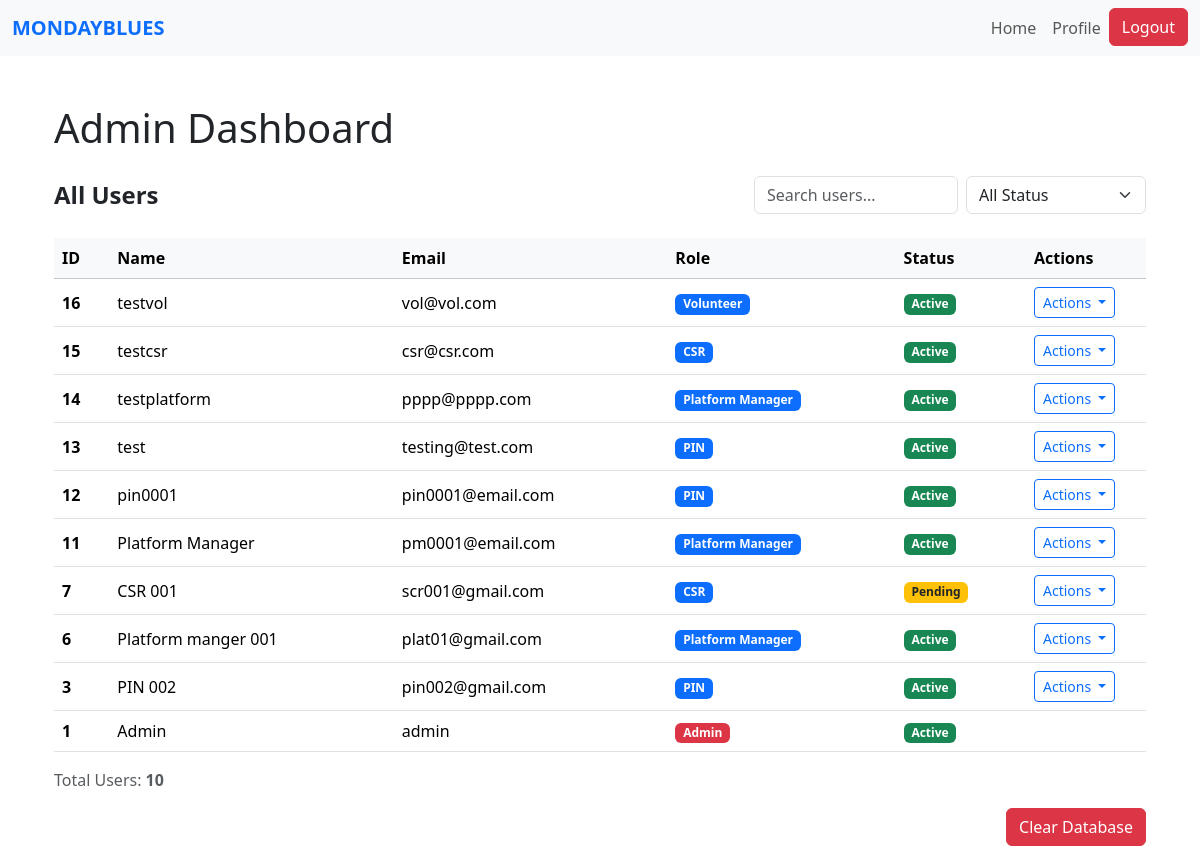
The page /admin (signed in) on the database as committed earlier.
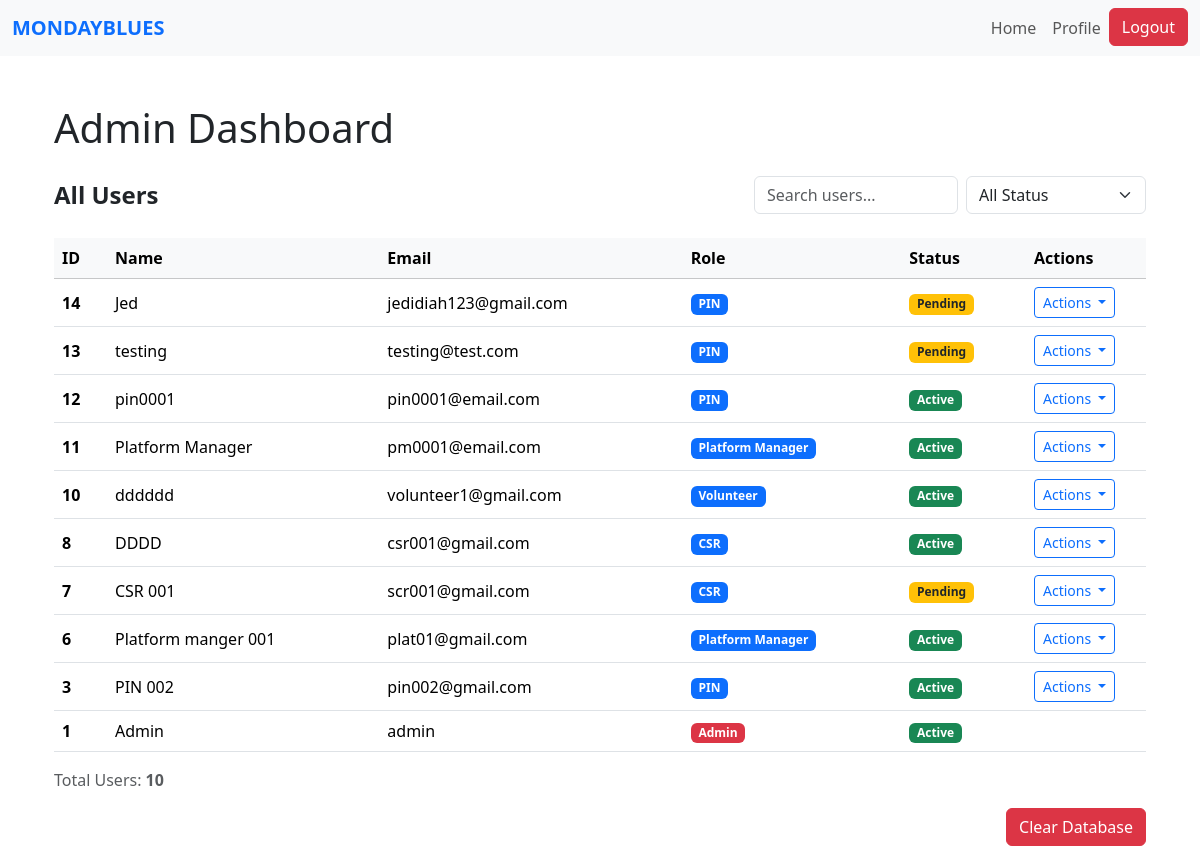
The same page on the database as committed later.
### website/models.py (models this page shows)
class User(db.Model, UserMixin):
    id = db.Column(db.Integer, primary_key=True)
    name = db.Column(db.String(150))
    email = db.Column(db.String(150), unique=True)
    password = db.Column(db.String(150))
    date_created = db.Column(db.DateTime(timezone=True), default=func.now())
    role = db.Column(db.String(50), default='PIN')
    status = db.Column(db.String(20), default='Pending')  # Pending, Approved, Suspended
    """    total_rating = db.Column(db.Float, default=0)
    num_ratings = db.Column(db.Integer, default=0)

    def update_rating(self, new_rating: float):
        #Update overall CSR rating with a new rating value.
        if self.num_ratings == 0:
            self.total_rating = new_rating
        else:
            self.total_rating = ((self.total_rating * self.num_ratings) + new_rating) / (self.num_ratings + 1)
        self.num_ratings += 1"""

### website/admin.py (the view)
@admin.route('/admin')
@login_required
def dashboard():
    users = User.query.order_by(User.date_created.desc()).all()
    return render_template("admin_dashboard.html", users=users)

### website/templates/admin_dashboard.html (shortened to what this page needs)
{% extends "base.html" %}
{% block content %}
<div class="container mt-5">
    <h1 class="mb-4">Admin Dashboard</h1>
    <div class="user-management">
        <div class="d-flex justify-content-between align-items-center mb-4 flex-wrap gap-3">
            <h4 class="fw-bold mb-0">All Users</h4>
            <div class="d-flex flex align-items-center gap-2">
                <input type="text"
                       class="form-control"
                       placeholder="Search users..."
                       id="searchInput"
                       style="max-width: 250px;">
                <select class="form-select" id="statusFilter" style="max-width: 180px;">
                    <option value="">All Status</option>
                </select>
            </div>
        </div>
        <div class="table-container position-relative">
            <table class="table align-middle table-hover">
                <thead class="table-light sticky-top">
                    <tr>
                        <th>ID</th>
                        <th>Name</th>
                        <th>Email</th>
                        <th>Role</th>
                        <th>Status</th>
                        <th style="width: 120px;">Actions</th>
                    </tr>
                </thead>
                <tbody>
                    {% if users and users|length > 0 %}
                        {% for user in users %}
                        <tr>
                            <td><strong>{{ user.id }}</strong></td>
                            <td>{{ user.name }}</td>
                            <td>{{ user.email }}</td>
                            <td>
                                {% if user.role == 'Admin' %}
                                    <span class="badge bg-danger">{{ user.role }}</span>
                                {% else %}
                                    <span class="badge bg-primary">{{ user.role }}</span>
                                {% endif %}
                            </td>
                            <td>
                                {% if user.status == 'Active' %}
                                    <span class="badge bg-success">Active</span>
                                {% elif user.status == 'Pending' %}
                                    <span class="badge bg-warning text-dark">Pending</span>
                                {% elif user.status == 'Suspended' %}
                                    <span class="badge bg-danger">Suspended</span>
                                {% endif %}
                            </td>
                            <td>
                                {% if user.role != "Admin" %}
                                <div class="dropdown position-static">
                                    <button class="btn btn-outline-primary btn-sm dropdown-toggle"
                                            type="button"
                                            id="actionDropdown{{ user.id }}"
                                            data-bs-toggle="dropdown"
                                            aria-expanded="false">
                                        Actions
                                    </button>
                                </div>
                                {% endif %}
                            </td>
                        </tr>
                        {% endfor %}
                    {% endif %}
                </tbody>
            </table>
        </div>
        {% if users and users|length > 0 %}
        <div class="mt-3 text-muted">
            Total Users: <strong>{{ users|length }}</strong>
        </div>
        {% endif %}
    </div>
    <div class="d-flex justify-content-end mt-3">
      <button class="btn btn-danger" id="clearDatabaseBtn">Clear Database</button>
    </div>
</div>
{% endblock %}

### website/templates/base.html (shortened to what this page needs)
<!DOCTYPE html>
<html lang="en">
<head>
  <link
    href="https://cdn.jsdelivr.net/npm/bootstrap@5.3.3/dist/css/bootstrap.min.css"
    rel="stylesheet"
  />
</head>
<body>
  <nav class="navbar navbar-expand-lg navbar-light bg-light">
    <div class="container-fluid">
      <a class="navbar-brand text-uppercase fw-semibold text-primary" href="/">MondayBlues</a>
      <div class="collapse navbar-collapse" id="navbarNav">
        <ul class="navbar-nav ms-auto">
          {% if current_user.is_authenticated %}
            <li class="nav-item">
              <a class="nav-link" href="/">Home</a>
            </li>
            {% if current_user.role == 'PIN' %}
              <li class="nav-item">
                <a class="nav-link" href="{{ url_for('pin.pin_profile') }}">Profile</a>
              </li>
            {% elif current_user.role == 'Volunteer' %}
              <li class="nav-item">
                <a class="nav-link" href="{{ url_for('volunteer.volunteer_dashboard') }}">Dashboard</a>
              </li>
            {% elif current_user.role == 'Admin' %}
              <li class="nav-item">
                <a class="nav-link" href="/admin">Admin</a>
              </li>
            {% else %}
              <li class="nav-item">
                <a class="nav-link" href="#">Profile</a>
              </li>
            {% endif %}
            <li class="nav-item">
              <a class="btn btn-danger" type="button" href="/logout">Logout</a>
            </li>
          {% endif %}
        </ul>
      </div>
    </div>
  </nav>
  <div class="container mt-4">
    {% block content %}
    {% endblock %}
  </div>
</body>
</html>

Rows that differ between the two databases and show on the page:
removed User: id "16", name "testvol", email "vol@vol.com", role "Volunteer", status "Active"
removed User: id "15", name "testcsr", email "csr@csr.com", role "CSR", status "Active"
changed User id 14: name "testplatform" → "Jed"; email "pppp@pppp.com" → "jedidiah123@gmail.com"; role "Platform Manager" → "PIN"; status "Active" → "Pending"
changed User "testing@test.com": name "test" → "testing"; status "Active" → "Pending"
added User: id "10", name "dddddd", email "volunteer1@gmail.com", role "Volunteer", status "Active"
added User: id "8", name "DDDD", email "csr001@gmail.com", role "CSR", status "Active"
